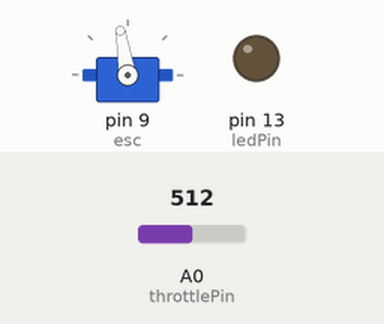
Simulated run of this sketch. Board: Arduino Uno, built with avr-gcc and run on an emulated ATmega328P. Parts: servo, output pins drawn as LEDs (lit = HIGH). The inputs (shaded band) are chosen by the test bench; at power-on: A0 (throttlePin) = 512. What the sketch prints to the serial monitor is not drawn.

Above: at 1.2 s.
1.3 s: A0 (throttlePin) set to 716
At 2.5 s:
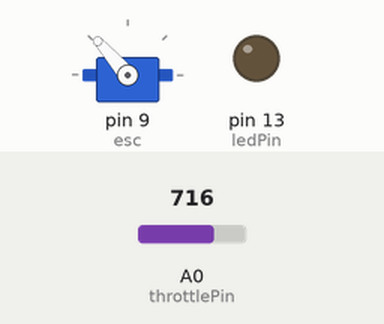
2.8 s: A0 (throttlePin) set to 900
At 3.8 s:
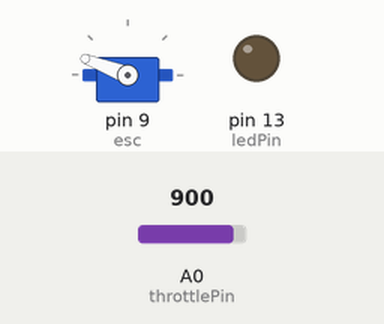
4.3 s: A0 (throttlePin) set to 1023
At 4.9 s:
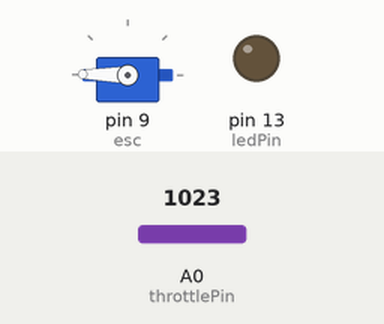
5.8 s: A0 (throttlePin) set to 306
At 6.1 s:
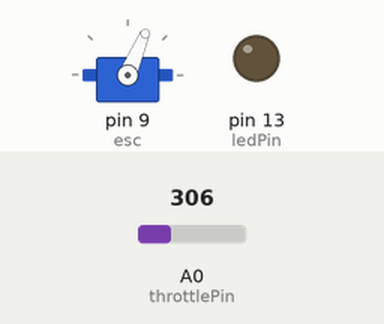
7.3 s: A0 (throttlePin) set to 122
At 8.3 s:
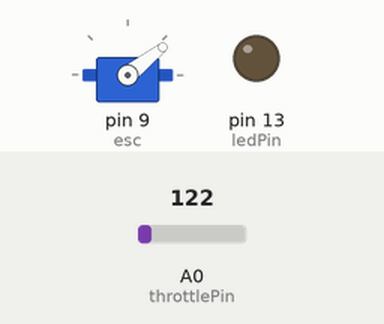
8.8 s: A0 (throttlePin) set to 511
At 9.4 s:
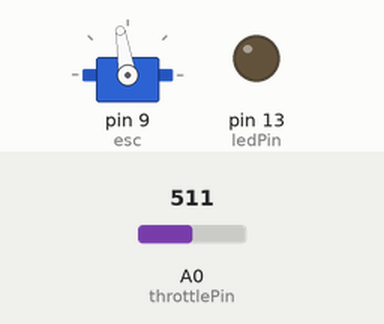
Timing chart, 0 to 11.3 s (numbered marks = the images above; inputs shaded):
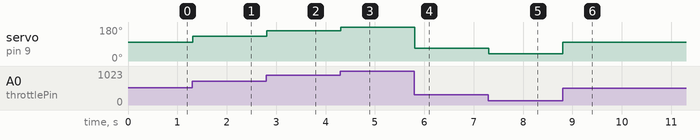

The sketch:

ESCmapPOT.ino
```cpp
#include <Servo.h>

Servo esc;
int throttlePin = A0;
int pot_angle = 3;
const int ledPin = 13;
//int throttle_limits[2] = {74, 114}; // CW/ CCW speed limits
                        //{green led flash, red led flash}
int throttle_limits[2] = {20, 179};


void setup()
{
  esc.attach(9);
  pinMode(ledPin, OUTPUT);
  Serial.begin(9600);
}

void loop()
{
  int throttle = analogRead(throttlePin);
  throttle = map(throttle, 0, 1023, throttle_limits[0], throttle_limits[1]);
  //int angle_shaft = analogRead(pot_angle);
  //angle_shaft = map(angle_shaft, 0, 1023, 0, 179);
  Serial.println(throttle);
 // Serial.print("\t");
  //Serial.println(angle_shaft);
  esc.write(throttle);
}
```

Measured:
- after the input at 1.3 s, servo on pin 9 (esc): 99° → 131° at once
- after the input at 2.8 s, servo on pin 9 (esc): 131° → 159° at once
- after the input at 4.3 s, servo on pin 9 (esc): 159° → 179° at once
- after the input at 5.8 s, servo on pin 9 (esc): 179° → 67° at once
- after the input at 7.3 s, servo on pin 9 (esc): 67° → 38° at once
- after the input at 8.8 s, servo on pin 9 (esc): 38° → 99° at once
